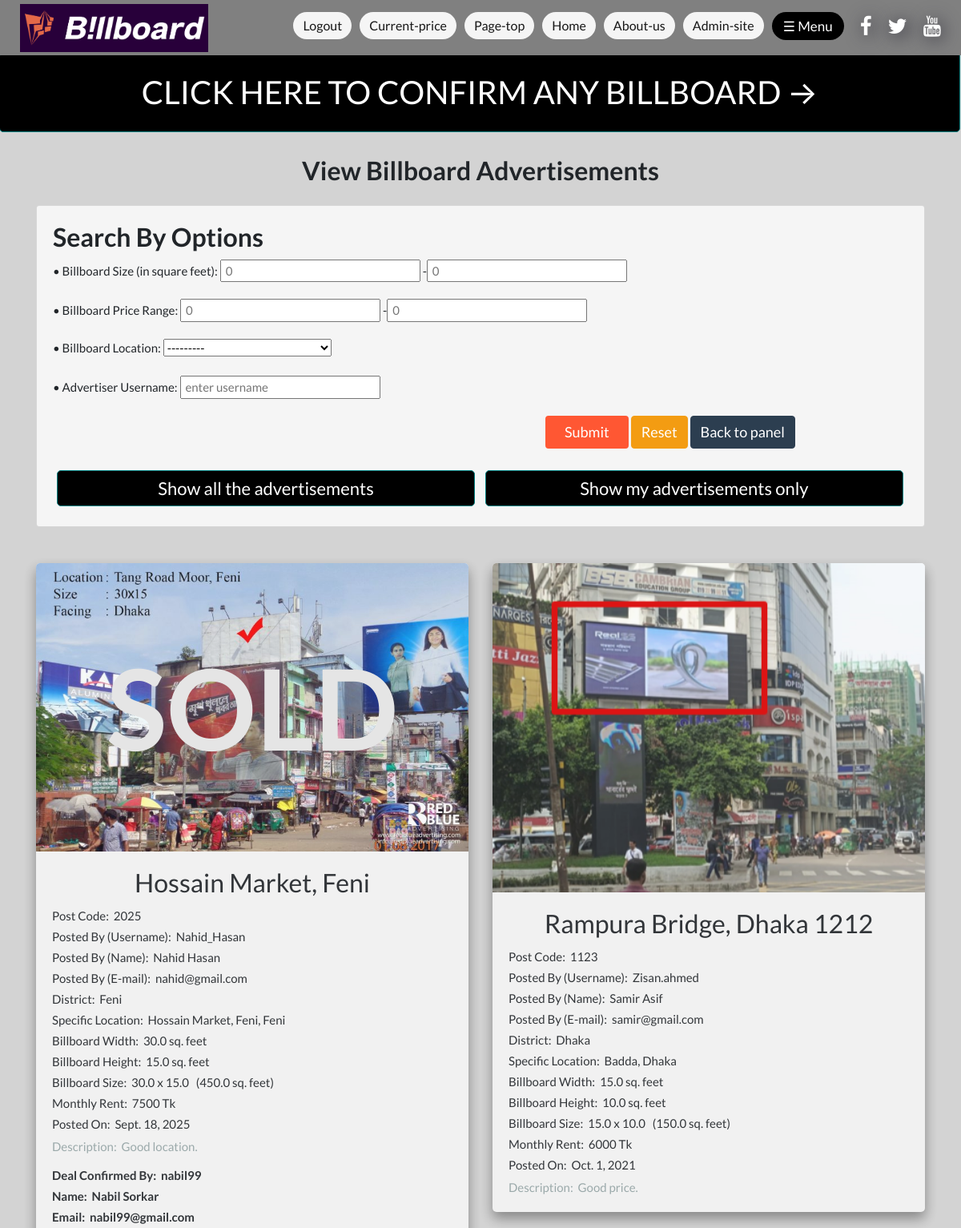
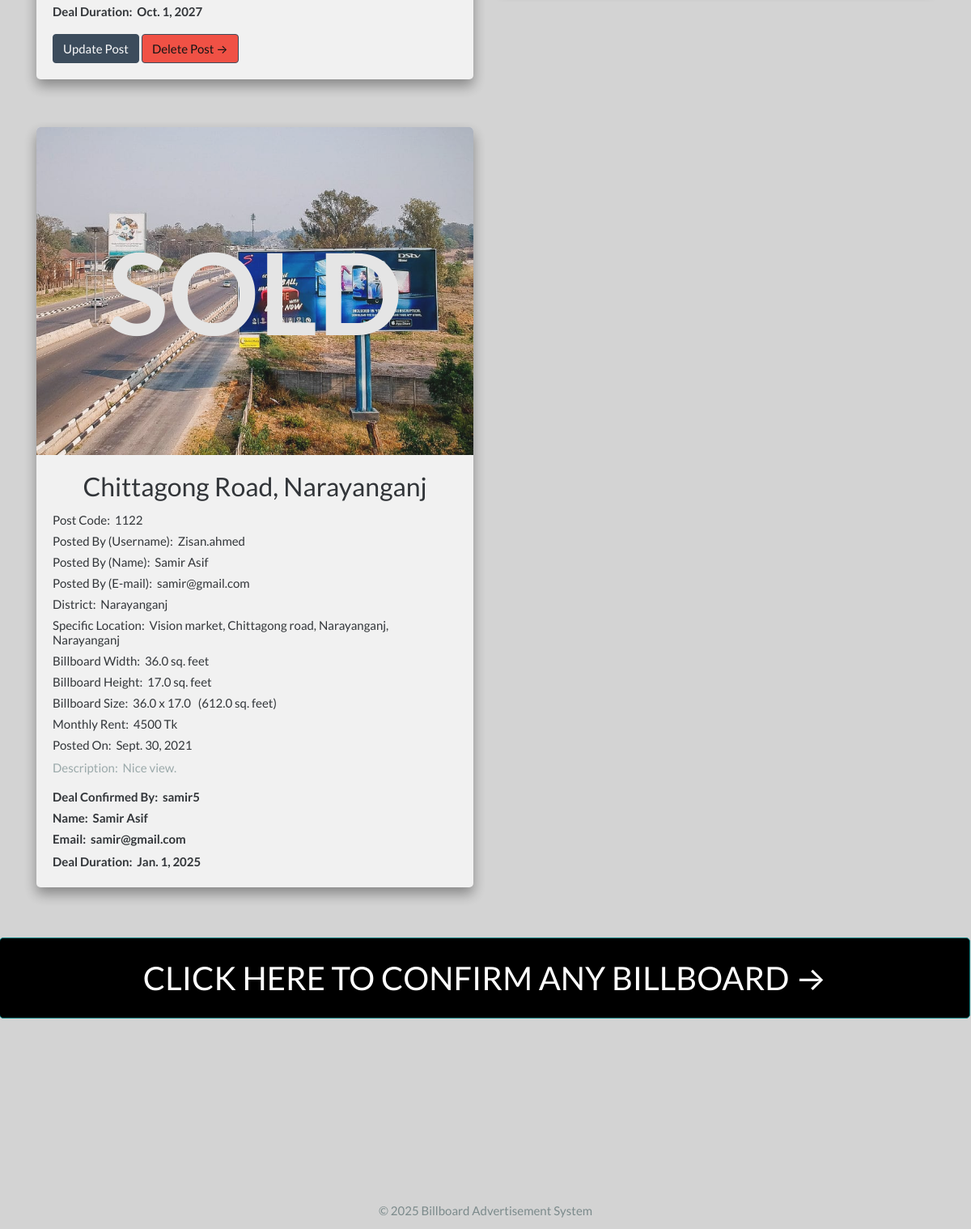
/viewPost/ (signed in), run on the app's committed database (2 pictures, top to bottom).
### Billboard_Advertisement/models.py (models this page shows, shortened)
class PostAdvertiseTable(models.Model):
    author = models.ForeignKey(User, on_delete=models.CASCADE, default=None, related_name="adPoster")
    code = models.CharField(max_length=100, primary_key=True)
    title = models.CharField(max_length = 100, default=None)
    location = models.CharField(max_length=30, default='', blank=False, choices=locations)
    Spec_loc = models.CharField(max_length=100, default=None)
    width = models.FloatField(max_length=100, default='0')
    height = models.FloatField(max_length=100, default='0')
    size = models.FloatField(max_length=100, default='0')
    price = models.CharField(max_length=100, default=None)
    short_desc = models.TextField(max_length=500, default=None)
    post_date = models.DateField(default=timezone.now)
    posted_billboards_pic = models.ImageField(
        upload_to='posted_billboards_pic/billboards_images',
        blank=True
    )
    objects = models.Manager()
    @property
    def image_url(self):
        if self.posted_billboards_pic and hasattr(self.posted_billboards_pic, "url"):
            return self.posted_billboards_pic.url
        return static("assets/image/Default images/billboard_image/demo_billboard_image.JPG")

class confirm_post(models.Model):
    confirmed_by = models.ForeignKey(User, on_delete=models.CASCADE, default=None)
    confirmed_date = models.DateField(default=timezone.now)
    dealDuration = models.DateField(default=None)
    adCode = models.CharField(max_length=10, unique=True)
    advertiser = models.CharField(max_length=100, default=None)
    objects = models.Manager()

### Billboard_Advertisement/views.py (the view)
# urls.py: path('viewPost/', views.viewPost, name='viewPost'),
@login_required
def viewPost(request):
    allPosts = PostAdvertiseTable.objects.all().order_by('-post_date')
    allConfirmedposts = confirm_post.objects.all()
    profile = 0
    billboard_filter = billboardFilter(request.GET, queryset=allPosts)
    try:
        profile = CustomerProfileInfo.objects.get(user=request.user)
    except CustomerProfileInfo.DoesNotExist:
        try:
            profile = AdvertiserProfileInfo.objects.get(user=request.user)
        except AdvertiserProfileInfo.DoesNotExist:
            try:
                profile = CityCorporationProfileInfo.objects.get(user=request.user)
            except CityCorporationProfileInfo.DoesNotExist:
                msg = "There was an error"
                print(msg)
    has_filter = any(field in request.GET for field in set(billboard_filter.get_fields()))
    if request.method == 'GET':
        if 'all_post' in request.GET:
            all_Posts = PostAdvertiseTable.objects.all().order_by('-post_date')
            billboard_filter = billboardFilter(request.GET, queryset=all_Posts)
        if 'my_post' in request.GET:
            myPosts = PostAdvertiseTable.objects.filter(author=request.user).order_by('-post_date')
            billboard_filter = billboardFilter(request.GET, queryset=myPosts)
        if 'my_deals' in request.GET:
            profile2 = confirm_post.objects.get(confirmed_by=request.user)
            myDeals = PostAdvertiseTable.objects.filter(code=profile2.adCode).order_by('-confirmed_date')
            billboard_filter = billboardFilter(request.GET, queryset=myDeals)
    context = {'allPosts': allPosts, 'allConfirmedposts': allConfirmedposts, 'user': request.user, 'filter': billboard_filter, 'profile': profile}
    return render(request, 'viewPost.html', context)

### Billboard_Advertisement/grettings.py (called while the page is built)
def give_grettings(request):
    currentTime = datetime.datetime.now()
    if 5 <= currentTime.hour < 12:
        time = 'morning'
    elif 12 <= currentTime.hour < 17:
        time = 'afternoon'
    elif 17 <= currentTime.hour < 21:
        time = 'evening'
    else:
        time = 'night'
    return {
        'time': time
    }

### Billboard_Advertisement/templates/viewPost.html (shortened to what this page needs)
{% extends "newBase.html" %}
{% block content %}
<body style="position:relative; z-index:2;">
<a href="{% url 'postDetail' %}" style="margin-left: -6px;"><button class="button2" style="font-size : 40px; width:100%; height:100px;"><span>CLICK HERE TO CONFIRM ANY BILLBOARD &rarr;</span></button></a>
  <div class="container" style="text-align:center">
    <div class="row">
      <div class=" col-md-8 col-md-10 mx-auto">
        <div class="site-heading">
          <h3 class=" site-heading my-4 mt-3 text-black"><b>View Billboard Advertisements</b></h3>
        </div>
      </div>
    </div>
  </div>
<div class="container">
  <div class="">
    <div class="card" style="background-color: whitesmoke;">
      <div class="card-body">
        <h3><b>Search By Options</b></h3>
        <form method="get">
          {{ filter.form.as_p }}
          <button type="submit" class="btn btn-primary" style="background-color: #ff5733; border: 2px solid #ff5733;
            margin-left: 615px; padding: 5px 22px 5px 22px; font-size: 18px;"><span>Submit</span>
          </button>
          <a class="btn btn-warning" href="{% url 'viewPost' %}" style="color: white; font-size: 18px;">Reset</a>
          {% if profile.is_customer == True %}
              <a href="/customerPanel/" class="btn btn-primary" style="color: white; font-size: 18px;">Back to panel</a>
          {% elif profile.is_advertiser == True %}
              <a href="/advertiserPanel/" class="btn btn-primary" style="color: white; font-size: 18px;">Back to panel</a>
          {% elif profile.is_cityCor == True %}
              <a href="/cityCorporationPanel/" class="btn btn-primary" style="color: white; font-size: 18px;">Back to panel</a>
          {% elif user.is_staff == True %}
              <a href="/staffPanel/" class="btn btn-primary" style="font-size: 18px;">Back to panel</a>
          {% endif %}
          <br><br><button type="submit" name="all_post" class="button2" style="font-size : 22px; width: 48.875%;"><span>Show all the advertisements</span></button>
          {% if profile.is_customer == True %}
              <button type="submit" name="my_deals" class="button2" style="font-size : 22px; width: 48.875%;"><span>Show my current deals only</span></button>
          {% elif profile.is_advertiser == True %}
              <button type="submit" name="my_post" class="button2" style="font-size : 22px; width: 48.875%;"><span>Show my advertisements only</span></button>
          {% endif %}
        </form>
      </div>
    </div>
  </div>
  <br><br>
  <div class="row row-cols-1 row-cols-md-2 g-4">
    {% for post in filter.qs %}
    <div class="col" style="padding-bottom: 35px">
      <card_opacity>
      <div class="card2" style="background-color: whitesmoke;">
        {% load static %}
        <div class="new_container">
        <a href="#" onClick="return false;"><img src="{{ post.image_url }}" class="card-img-top" alt="billboard image"
              onclick=enlargeImg() id="bb_img" style="border-radius: 5px 5px 0px 0px;"></a>
        {% for post1 in allConfirmedposts %}
        {% if post.code == post1.adCode %}
          <div class="centered" style="font-size : 140px; color: #e8e8e8;"><b>SOLD</b></div>
        {% endif %}
        {% endfor %}
        </div>
        <div class="card-body">
            <h3 class="card-title" style="text-align:center">{{ post.title }}</h3>
            <p class="card-text h6">Post Code: &nbsp;{{ post.code }}</p>
            <p class="card-text h6">Posted By (Username): &nbsp;{{ post.author }}</p>
            <p class="card-text h6">Posted By (Name): &nbsp;{{ post.author.first_name}} {{post.author.last_name}}</p>
            <p class="card-text h6">Posted By (E-mail): &nbsp;{{ post.author.email }}</p>
            <p class="card-text h6">District: &nbsp;{{ post.location }}</p>
            <p class="card-text h6">Specific Location: &nbsp;{{ post.Spec_loc }}, {{ post.location }}</p>
            <p class="card-text h6">Billboard Width: &nbsp;{{ post.width }} sq. feet</p>
            <p class="card-text h6">Billboard Height: &nbsp;{{ post.height }} sq. feet</p>
            <p class="card-text h6">Billboard Size: &nbsp;{{ post.width }} x {{ post.height }} &nbsp; ({{ post.size }} sq. feet)</p>
            <p class="card-text h6">Monthly Rent: &nbsp;{{ post.price }} Tk</p>
            <p class="card-text h6">Posted On: &nbsp;{{ post.post_date }}</p>
            <p class="card-text text-muted">Description: &nbsp;{{post.short_desc|slice:":200"}}</p>
            {% for post1 in allConfirmedposts %}
              {% if post.code == post1.adCode %}
                <p class="card-text h6"><b>Deal Confirmed By: &nbsp;{{ post1.confirmed_by }}</b></p>
                <p class="card-text h6"><b>Name: &nbsp;{{ post1.confirmed_by.first_name }} {{ post1.confirmed_by.last_name }}</b></p>
                <p class="card-text h6"><b>Email: &nbsp;{{ post1.confirmed_by.email }}</b></p>
                <p class="card-text"><b>Deal Duration: &nbsp;{{ post1.dealDuration }}</b></p>
              {% endif %}
            {% endfor %}
            {% if user == post.author %}
              <a href="{% url 'update_post_form' %}" class="btn btn-primary" style="color: white;">Update Post</a>
              <button type="button" class="btn btn-primary" data-toggle="modal" data-target="#deleteAdvertisementModal"
                style="color:black; background-color: #f44336;">Delete Post &rarr;</button>
          <br>
          {% endif %}
        </div>
      </div>
        </card_opacity>
    </div>
    {% endfor %}
  </div>
</div>
</body>
<br>
<a href="{% url 'postDetail' %}" style="margin-left: -6px;"><button class="button2" style="font-size : 40px; width:100%; height:100px;"><span>CLICK HERE TO CONFIRM ANY BILLBOARD &rarr;</span></button></a>
{%endblock%}

### Billboard_Advertisement/static/css/style.css (style rules this page uses)
.card2 { box-shadow: 0 8px 16px 0 rgba(0,0,0,0.4); transition: 0.3s; border-radius: 5px; }
.button2 { display: inline-block; border-radius: 5px; background-color: black; border: 1px solid teal; color: white; text-align: center; font-size: 20px; padding: 5px 16px; width: 280px; transition: all 0.4s; cursor: pointer; margin: 5px; }
.button2 span { cursor: pointer; display: inline-block; position: relative; transition: 0.4s; }
.button2 span:after { content: '\00bb'; position: absolute; opacity: 0; top: 0; right: -20px; transition: 0.4s; }

### Billboard_Advertisement/templates/newBase.html (style rules this page uses)
body { background-color: lightgray; }
a:link { color: white; text-decoration: none; }

### Billboard_Advertisement/templates/viewPost.html (style rules this page uses)
card_opacity { opacity: 0.9; }
.new_container { position: relative; text-align: center; color: white; }
.centered { position: absolute; top: 50%; left: 50%; transform: translate(-50%, -50%); }

### data on the page
PostAdvertiseTable: image_url (picture), title "Hossain Market, Feni", code "2025", author "Nahid_Hasan", author.first_name "Nahid", author.last_name "Hasan", author.email "nahid@gmail.com", location "Feni", Spec_loc "Hossain Market, Feni", width "30.0", height "15.0", size "450.0", price "7500", post_date "Sept. 18, 2025", short_desc "Good location.", shows "Update Post"
confirm_post: adCode "SOLD", confirmed_by "nabil99", confirmed_by.first_name "Nabil", confirmed_by.last_name "Sorkar", confirmed_by.email "nabil99@gmail.com", dealDuration "Oct. 1, 2027"
PostAdvertiseTable: image_url (picture), title "Rampura Bridge, Dhaka 1212", code "1123", author "Zisan.ahmed", author.first_name "Samir", author.last_name "Asif", author.email "samir@gmail.com", location "Dhaka", Spec_loc "Badda", width "15.0", height "10.0", size "150.0", price "6000", post_date "Oct. 1, 2021", short_desc "Good price."
PostAdvertiseTable: image_url (picture), title "Chittagong Road, Narayanganj", code "1122", author "Zisan.ahmed", author.first_name "Samir", author.last_name "Asif", author.email "samir@gmail.com", location "Narayanganj", Spec_loc "Vision market, Chittagong road, Narayanganj", width "36.0", height "17.0", size "612.0", price "4500", post_date "Sept. 30, 2021", short_desc "Nice view."
confirm_post: adCode "SOLD", confirmed_by "samir5", confirmed_by.first_name "Samir", confirmed_by.last_name "Asif", confirmed_by.email "samir@gmail.com", dealDuration "Jan. 1, 2025"
